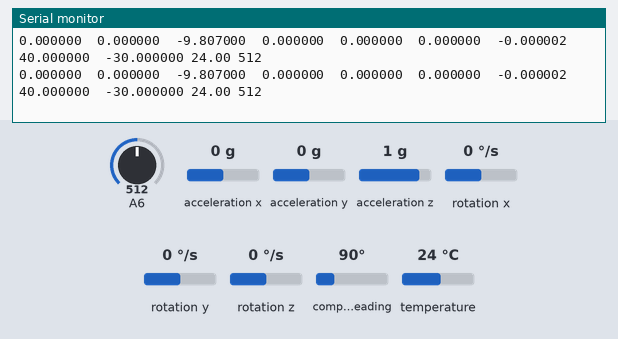
This sketch was run on a simulated Arduino Nano, built with avr-gcc and run on an emulated ATmega328P. Parts: the last lines printed to the serial monitor. Inputs (shaded band) come from the test bench; at power-on: acceleration z 1 g, acceleration x 0 g, rotation x 0 °/s, A6 = 512, acceleration y 0 g, rotation y 0 °/s, rotation z 0 °/s, compass heading 90°, temperature 24 °C.

Above: at 1.2 s.
1.3 s: acceleration z set to 0.1 g
At 1.69 s:
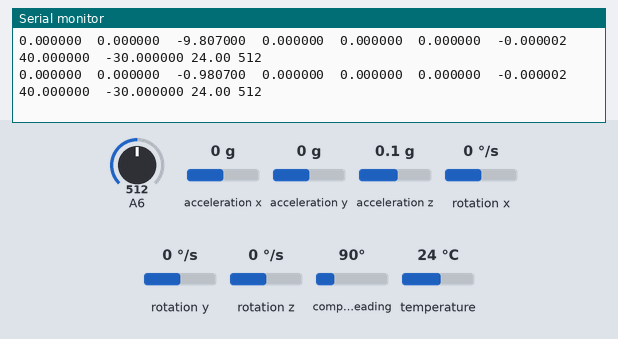
4.3 s: acceleration z set to -0.2 g
At 4.41 s:
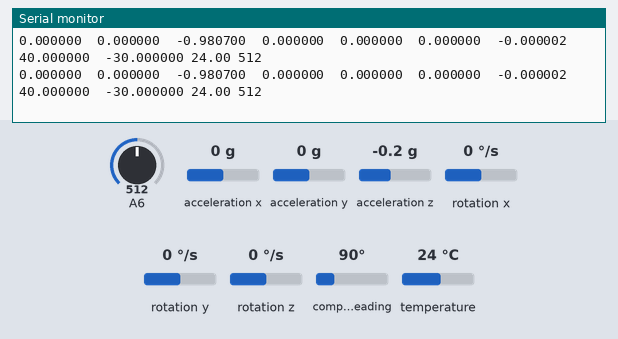
5.8 s: acceleration x set to -0.2 g
At 5.83 s:
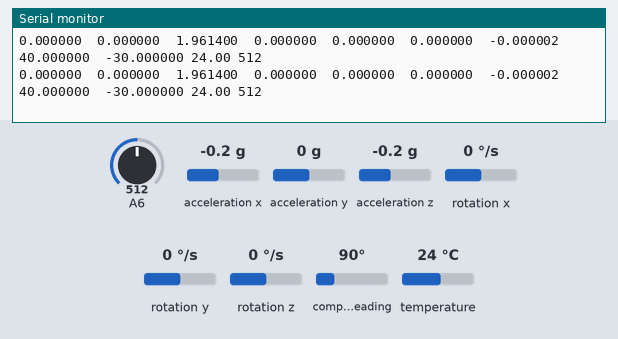
8.8 s: rotation x set to -2 °/s
At 8.87 s:
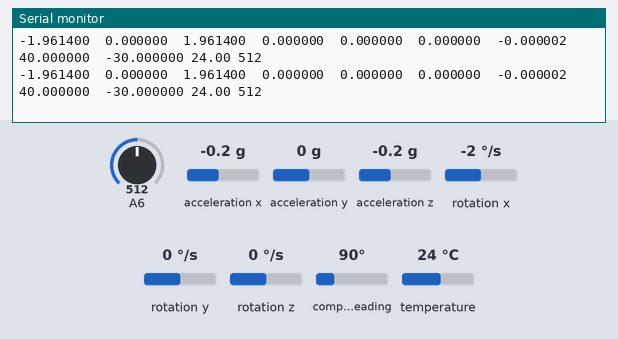
Timing chart, 0 to 11.8 s (numbered marks = the images above; inputs shaded):
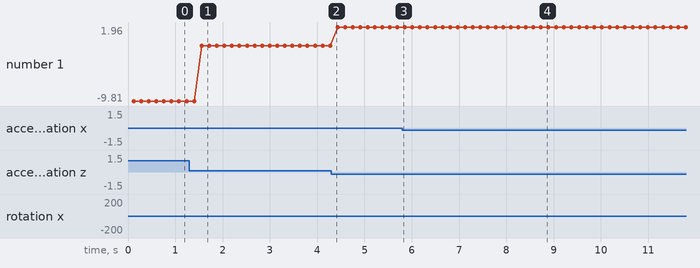

Measured:
- after the input at 1.3 s, the serial monitor: prints a new line after 0.26 s (image 1)
- plotted number 1: -9.81 → -0.98 after the input at 1.3 s, -0.98 → 1.96 after the input at 4.3 s

The sketch:

Nano_IMU_sound_bluetooth.ino
```cpp
#include<SoftwareSerial.h>
#include <Wire.h>
#include <MPU9250.h>
#define TxD 2
#define RxD 3
SoftwareSerial blue(TxD, RxD);

MPU9250 IMU(Wire,0x68);                          // Register address for I2C communication
int status;

int i=1;
String datasensor;
int soundVal=0;


void setup() {

  Serial.begin(9600);    //Now 8-9 data per second,   Change Baudrate to receive data at different speed
  blue.begin(9600);
  //pinMode(LED_BUILTIN, OUTPUT);

  pinMode(A6,INPUT);


 while(!Serial) {}


  status = IMU.begin();                                             // Starting communication with IMU (MPU9250)
  if (status < 0) {                                                 // If communication with MPU9250 is not established then inform the user

    Serial.println("IMU initialization unsuccessful");
    Serial.println("Check IMU wiring or try cycling power");
    Serial.print("Status: ");
    Serial.println(status);
    while(1) {}
  }

  IMU.setAccelRange(MPU9250::ACCEL_RANGE_8G);                        // setting the accelerometer full scale range to +/-8G

  IMU.setGyroRange(MPU9250::GYRO_RANGE_500DPS);                      // setting the gyroscope full scale range to +/-500 deg/s

  IMU.setDlpfBandwidth(MPU9250::DLPF_BANDWIDTH_92HZ);                // setting DLPF bandwidth to 92 Hz

  IMU.setSrd(4);                                                     // Here sampling frequency should be Double or more than Double of the DLPF Bandwidth to get accurate data and formula
                                                                     // for sampling frequency is SF=1000/(SRD+1). So choose srd according to above DLPF Bandwidth.

}

char dataPublish[150];
void publishblue(String data){
   data.toCharArray(dataPublish, data.length() + 1);
   blue.print(dataPublish);
   blue.print('\n');
}


void loop() {


 IMU.readSensor();                              //Reading Data From MPU9250 Sensor
float  GyroX = IMU.getGyroX_rads();             // Reading X-axis data of gyrometer.
float  GyroY = IMU.getGyroY_rads();             // Reading Y-axis data of gyrometer.
float  GyroZ = IMU.getGyroZ_rads();             // Reading Z-axis data of gyrometer.
float  AccX = IMU.getAccelX_mss();              // Reading X-axis data of Accelerometer.
float  AccY = IMU.getAccelY_mss();              // Reading Y-axis data of Accelerometer.
float  AccZ = IMU.getAccelZ_mss();              // Reading Z-axis data of Accelerometer.
float  MagX = IMU.getMagX_uT();                 // Reading X-axis data of Magnetometer.
float  MagY = IMU.getMagY_uT();                 // Reading Y-axis data of Magnetometer.
float  MagZ = IMU.getMagZ_uT();                 // Reading Z-axis data of Magnetometer.
float Temp = IMU.getTemperature_C();            // Reading Temperature in Degree Celsius.


soundVal=analogRead(A6);

// Data to send through nodemcu using mqtt protocol..
// Here string(var,6) is used because it gives the value of  "var" upto 6 place after decimal.
  datasensor = String(AccX,6)+"  "+String(AccY,6)+"  "+String(AccZ,6)+"  "+String(GyroX,6)+"  "+String(GyroY,6)+"  "+String(GyroZ,6)+"  "+String(MagX,6)+"  "+String(MagY,6)+"  "+String(MagZ,6)+" "+String(Temp)+" "+String(soundVal);

        // Publishing Data through MQTT

  // Printing the Data on Serial Monitor.

 publishblue(datasensor);
  Serial.println(datasensor);


}
```
